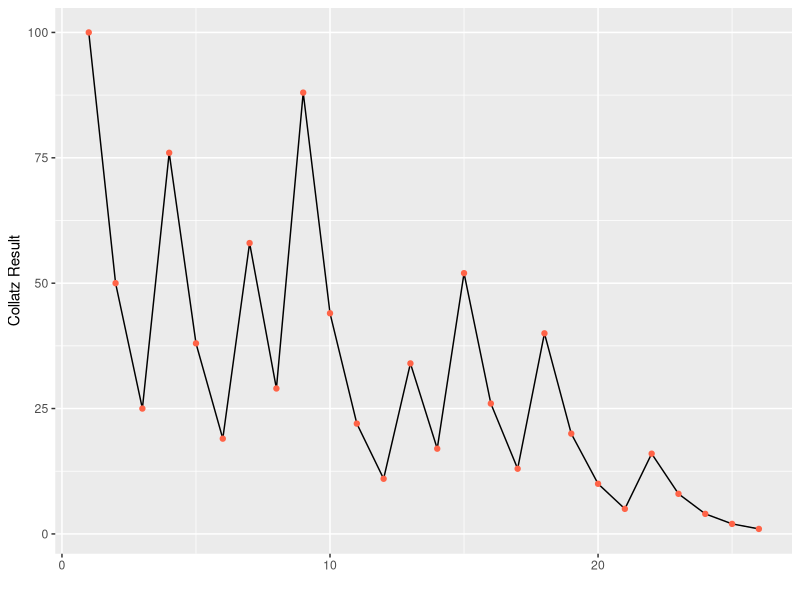

This chart was generated by the following R code:
## ---- chunk 1
knitr::opts_chunk$set(echo = TRUE)
library(tidyverse)
## ---- chunk 2
n <- 33

collatz <- function(n) {
  if (n%%2 == 0) { # is n even?
    n / 2 
  } else {
    (3 * n) + 1
  }
}
## ---- chunk 3
result <- c()

while (n != 1) {
  n <- collatz(n)
  result <- c(result, n)
}
result
## ---- chunk 4
# result as a tibble
x_axis <- 1:length(result)
plot_data <- tibble(x_axis, result)

ggplot(plot_data, aes(x = x_axis, y = result)) +
  geom_line() +
  geom_point(color = "tomato") +
  labs(x = "", y = "Collatz Result")
